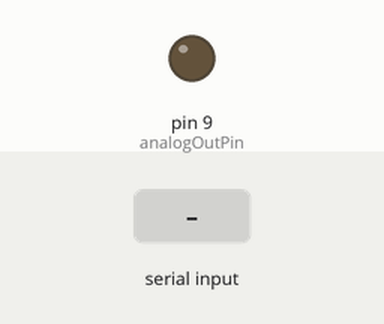
The sketch below on a simulated Arduino Uno, built with avr-gcc and run on an emulated ATmega328P. Parts: output pins drawn as LEDs (lit = HIGH). The test bench sets the inputs (shaded band). What the sketch prints to the serial monitor is not drawn.

Above: at 1.2 s.
1.3 s: byte 30 received over Serial
At 2.1 s:
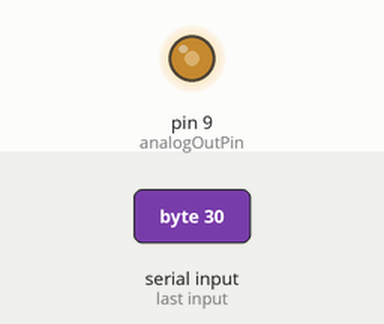
Timing chart, 0 to 4.3 s (numbered marks = the images above; inputs shaded):
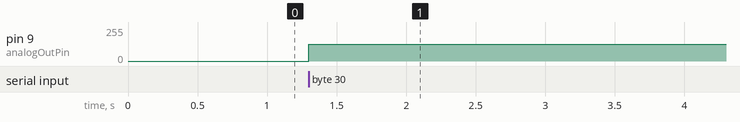

Measured:
- after the input at 1.3 s, pin 9 (analogOutPin): 0/255 → 127/255 at once

The sketch:

serialwithforcetest.ino
```cpp
// These constants won't change.  They're used to give names
// to the pins used:
const int analogInPin = A0;  // Analog input pin that the potentiometer is attached to
const int analogOutPin = 9; // Analog output pin that the LED is attached to

int sensorValue = 0;        // value read from the pot
int outputValue = 0;        // value output to the PWM (analog out)

void setup() {
  // initialize serial communications at 9600 bps:
  Serial.begin(9600);
  Serial.println(0,0);
}

void loop() {
  if (Serial.available() > 0) {
    char input = Serial.read();
    // read the analog in value:
    sensorValue = analogRead(analogInPin);
    // map it to the range of the analog out:
    outputValue = map(sensorValue, 0, 1023, 0, 255);
    // change the analog out value:
    analogWrite(analogOutPin, outputValue);

    // print the results to the serial monitor:
    // Serial.print("sensor = ");
     Serial.println(sensorValue);
    // Serial.print("\t output = ");
    // Serial.println(outputValue);
    // wait 2 milliseconds before the next loop
    // for the analog-to-digital converter to settle
    // after the last reading:
    delay(20);
  }
}
```
